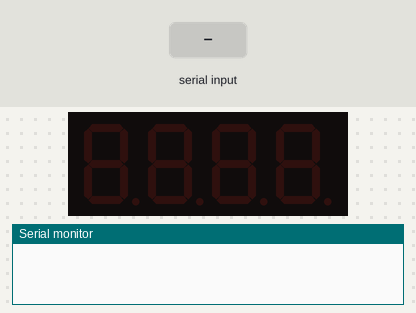
Bench run of a sketch on a simulated Arduino Uno, built with avr-gcc and run on an emulated ATmega328P. On the bench: 4-digit seven-segment display, the last lines printed to the serial monitor. The test bench sets the inputs (shaded band).

Above: at 1.2 s.
1.3 s: "90,45\n" received over Serial
At 2.1 s:
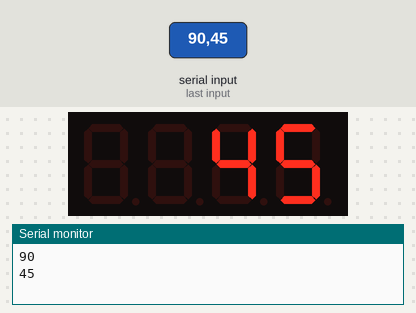
2.8 s: "30,150\n" received over Serial
At 3.4 s:
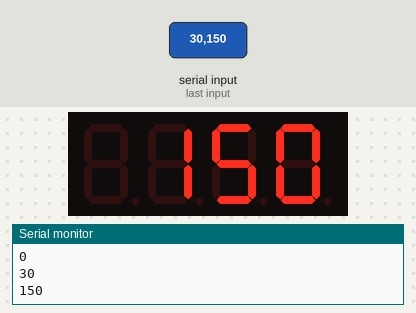
Timing chart, 0 to 5.8 s (numbered marks = the images above; inputs shaded):
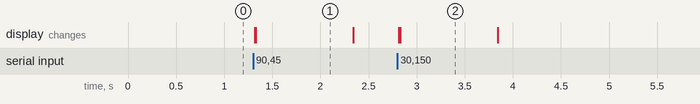

The sketch:

binary_digital_calculator-display.ino
```cpp
// Receive value and control display

#include "Adafruit_LEDBackpack.h"
Adafruit_7segment dis = Adafruit_7segment();

const int rxPin = 0; // Connect this pin to the TX pin of the sender
int receivedData;

void setup() {
  Serial.begin(9600);
  pinMode(rxPin, INPUT);

 dis.begin(0x70);
}

void loop() {
  // Check if data is available on Serial
  if (Serial.available() > 0) {
    // Read the integer value from Serial
    receivedData = Serial.parseInt();

    // Print the received data
    Serial.println(receivedData);

    // Show on 7-digit Display
    dis.println(receivedData);
    delay(10);
    dis.writeDisplay();
    }
}
```

Measured:
- after the input at 1.3 s, the display: first changes at once (image 1 shows a later state)
- after the input at 2.8 s, the display: first changes at once (image 2 shows a later state)
- what the display in image 1 shows lasts 1.0 s, from 1.3 s to 2.3 s
